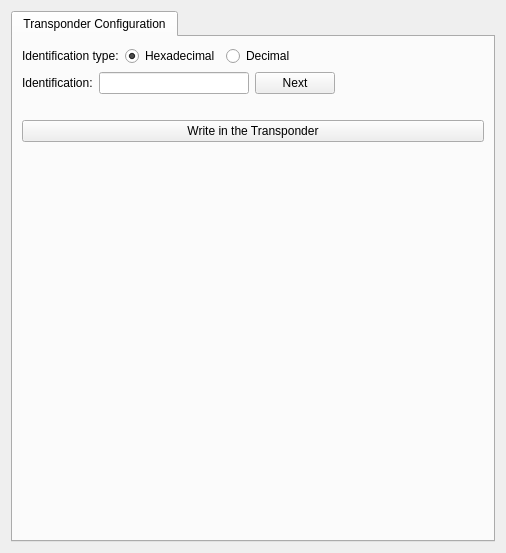
<?xml version="1.0" encoding="UTF-8"?>
<ui version="4.0">
 <class>RICTLMB2B30Widget</class>
 <widget class="QWidget" name="RICTLMB2B30Widget">
  <property name="geometry">
   <rect>
    <x>0</x>
    <y>0</y>
    <width>506</width>
    <height>553</height>
   </rect>
  </property>
  <property name="windowTitle">
   <string>Form</string>
  </property>
  <layout class="QVBoxLayout" name="verticalLayout">
   <item>
    <widget class="QTabWidget" name="tabWidget">
     <property name="currentIndex">
      <number>0</number>
     </property>
     <widget class="QWidget" name="tabTransponderConfig">
      <attribute name="title">
       <string>Transponder Configuration</string>
      </attribute>
      <layout class="QVBoxLayout" name="verticalLayout_2">
       <item>
        <layout class="QHBoxLayout" name="horizontalLayout">
         <item>
          <widget class="QLabel" name="label">
           <property name="text">
            <string>Identification type:</string>
           </property>
          </widget>
         </item>
         <item>
          <widget class="QRadioButton" name="rbHexadecimal">
           <property name="text">
            <string>Hexadecimal</string>
           </property>
           <property name="checked">
            <bool>true</bool>
           </property>
          </widget>
         </item>
         <item>
          <widget class="QRadioButton" name="rbDecimal">
           <property name="text">
            <string>Decimal</string>
           </property>
          </widget>
         </item>
         <item>
          <spacer name="horizontalSpacer">
           <property name="orientation">
            <enum>Qt::Horizontal</enum>
           </property>
           <property name="sizeHint" stdset="0">
            <size>
             <width>40</width>
             <height>20</height>
            </size>
           </property>
          </spacer>
         </item>
        </layout>
       </item>
       <item>
        <layout class="QHBoxLayout" name="horizontalLayout_2">
         <item>
          <widget class="QLabel" name="label_2">
           <property name="text">
            <string>Identification:</string>
           </property>
          </widget>
         </item>
         <item>
          <widget class="QLineEdit" name="leIdentification">
           <property name="inputMask">
            <string/>
           </property>
           <property name="cursorPosition">
            <number>0</number>
           </property>
          </widget>
         </item>
         <item>
          <widget class="QPushButton" name="btNextIdentification">
           <property name="text">
            <string>Next</string>
           </property>
          </widget>
         </item>
         <item>
          <spacer name="horizontalSpacer_2">
           <property name="orientation">
            <enum>Qt::Horizontal</enum>
           </property>
           <property name="sizeHint" stdset="0">
            <size>
             <width>40</width>
             <height>20</height>
            </size>
           </property>
          </spacer>
         </item>
        </layout>
       </item>
       <item>
        <widget class="QLabel" name="labelIdentificationStatus">
         <property name="text">
          <string/>
         </property>
        </widget>
       </item>
       <item>
        <widget class="QPushButton" name="btWrite">
         <property name="text">
          <string>Write in the Transponder</string>
         </property>
        </widget>
       </item>
       <item>
        <widget class="QLabel" name="labelRectangleStatus">
         <property name="font">
          <font>
           <family>Sans Serif</family>
           <pointsize>18</pointsize>
           <weight>50</weight>
           <italic>false</italic>
           <bold>false</bold>
          </font>
         </property>
         <property name="text">
          <string/>
         </property>
         <property name="alignment">
          <set>Qt::AlignCenter</set>
         </property>
        </widget>
       </item>
       <item>
        <spacer name="verticalSpacer">
         <property name="orientation">
          <enum>Qt::Vertical</enum>
         </property>
         <property name="sizeHint" stdset="0">
          <size>
           <width>20</width>
           <height>40</height>
          </size>
         </property>
        </spacer>
       </item>
      </layout>
     </widget>
    </widget>
   </item>
  </layout>
 </widget>
 <resources/>
 <connections/>
</ui>
